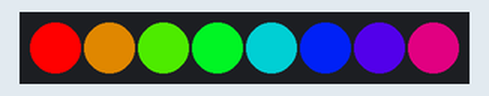
Recording of a sketch running on a simulated ESP32. On the bench: 8 RGB LEDs in strip order, left to right. Dim RGB values are drawn brighter than linear.

Above: at 0.15 s.
At 4.38 s:
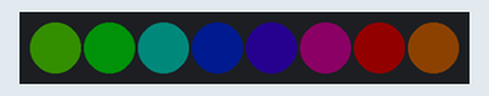
At 9.51 s:
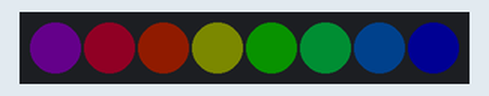
At 19.78 s:
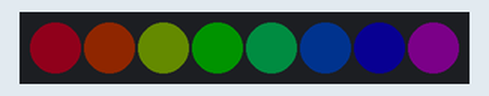
At 29.75 s:
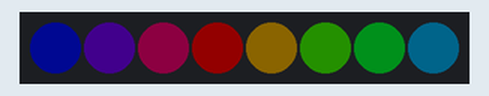
At 39.72 s:
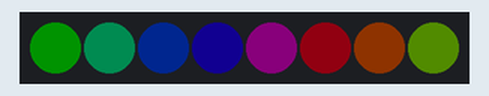
Timing chart, 0 to 40.0 s (numbered marks = the images above):
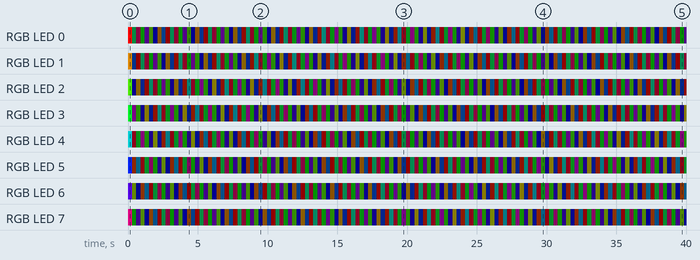

The sketch:

RainbowLight.ino
```cpp
#include "Freenove_WS2812_Lib_for_ESP32.h"

#define LEDS_PINS 2
#define LEDS_COUNT 8
#define CHANNEL 0

Freenove_ESP32_WS2812 strip = Freenove_ESP32_WS2812(LEDS_COUNT, LEDS_PINS, CHANNEL, TYPE_GRB);

void setup() {
  strip.begin();
}

void loop() {
  for(int j=0; j < 255; j+=2){
    for(int i=0; i < LEDS_COUNT;i++){
      strip.setLedColorData(i, strip.Wheel((i*256 / LEDS_COUNT +j) & 255));
    }
    strip.setBrightness(20);
    strip.show();
    delay(5);
  }

}
```

Measured:
- by itself, RGB LED 0: off → RGB(255, 0, 0) at 0.00 s, → RGB(0, 13, 6) 0.30 s later, → RGB(13, 0, 6) 0.30 s later, → RGB(0, 19, 0) 0.30 s later, … (133 changes in this stretch)
- by itself, RGB LED 1: off → RGB(159, 96, 0) at 0.00 s, → RGB(0, 5, 14) 0.30 s later, → RGB(19, 0, 0) 0.30 s later, → RGB(0, 12, 7) 0.30 s later, … (133 changes in this stretch)
